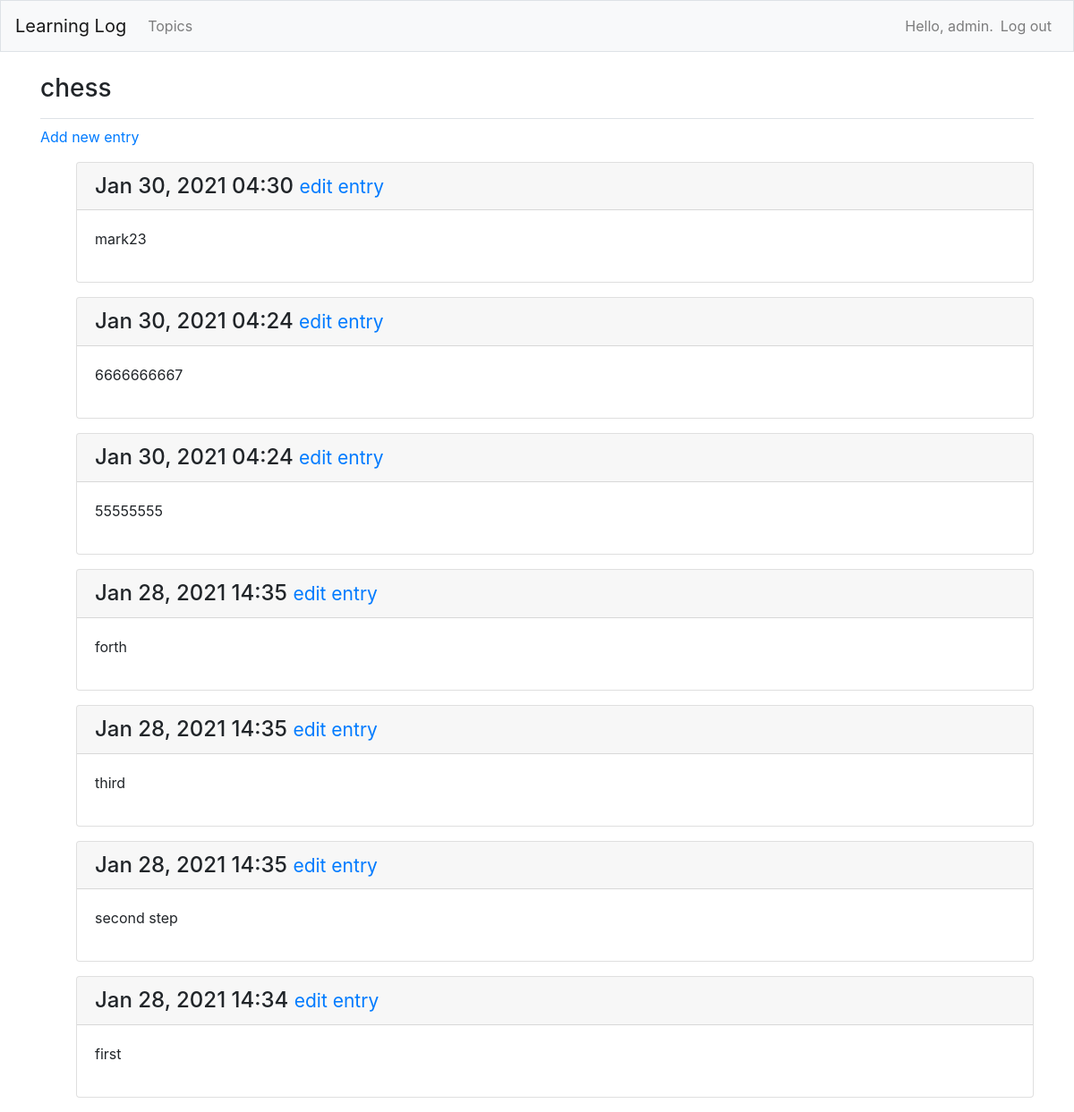
Page /tiktok/topics/1/ (signed in) on the committed database.
### tiktok/models.py (models this page shows, shortened)
class Topic(models.Model):
    text=models.CharField(max_length=200)
    date_added=models.DateTimeField(auto_now_add=True)
    owner=models.ForeignKey(User,on_delete=models.CASCADE)
    def __str__(self):
        return self.text

class Entry(models.Model):
    topic=models.ForeignKey(Topic,on_delete=models.CASCADE)
    text=models.CharField(max_length=200000)
    date_added=models.DateTimeField(auto_now_add=True)
    class Meta:
        verbose_name_plural='entries'

### tiktok/views.py (the view)
# urls.py: path('topics/<int:topic_id>/',views.topic,name='topic'),#显示单个主题
@login_required
def topic(req,topic_id):
    topic=get_object_or_404(Topic,id=topic_id)
    check_topic_owner(req,topic)
    entries=topic.entry_set.order_by('-date_added')
    context={'topic':topic,'entries':entries}
    return render(req,'sub_tiktok/topic.html',context)

### tiktok/views.py (called while the page is built)
def check_topic_owner(req,topic):
    if topic.owner!=req.user:
        raise Http404

### tiktok/templates/sub_tiktok/topic.html
{% extends 'sub_tiktok/base.html' %}
{% block page_header %}
  <h3>{{ topic }}</h3>
{% endblock page_header %}
{% block content %}
  <p>
    <a href="{% url 'tiktok:new_entry' topic.id %}">Add new entry</a>
  </p>
  <ul>
  {% for entry in entries %}
    <div class="card mb-3">
      <h4 class="card-header">
        {{ entry.date_added|date:'M d, Y H:i' }}
        <small><a href="{% url 'tiktok:edit_entry' entry.id %}">
            edit entry</a></small>
      </h4>
      <div class="card-body">
        {{ entry.text|linebreaks }}
      </div>
    </div>
  {% empty %}
    <p>There are no entries for this topic yet.</p>
  {% endfor %}
{% endblock content %}

### tiktok/templates/sub_tiktok/base.html (shortened to what this page needs)
{% load bootstrap4 %}
<!doctype html>
<html lang="en">
<head>
  {% bootstrap_css %}
</head>
<body>
  <nav class="navbar navbar-expand-md navbar-light bg-light mb-4 border">
    <a class="navbar-brand" href="{% url 'tiktok:index'%}">
        Learning Log</a>
    <div class="collapse navbar-collapse" id="navbarCollapse">
      <ul class="navbar-nav mr-auto">
        <li class="nav-item">
          <a class="nav-link" href="{% url 'tiktok:topics'%}">
              Topics</a></li>
      </ul>
      <ul class="navbar-nav ml-auto">
        {% if user.is_authenticated %}
          <li class="nav-item">
            <span class="navbar-text"}>Hello, {{ user.username }}.</span>
          </li>
          <li class="nav-item">
            <a class="nav-link" href="{% url 'users:logout' %}">Log out</a>
          </li>
        {% else %}
          <li class="nav-item">
            <a class="nav-link" href="{% url 'users:register' %}">Register</a>
          </li>
          <li class="nav-item">
            <a class="nav-link" href="{% url 'users:login' %}">Log in</a></li>
        {% endif %}
      </ul>
    </div>
  </nav>
  <main role="main" class="container">
    <div class="pb-2 mb-2 border-bottom">
      {% block page_header %}{% endblock page_header %}
    </div>
    <div>
      {% block content %}{% endblock content %}
    </div>
  </main>
</body>
</html>

### rows in the picture
Topic: text "chess"
Entry: date_added "Jan 30, 2021 04:30", text "mark23"
Entry: date_added "Jan 30, 2021 04:24", text "6666666667"
Entry: date_added "Jan 30, 2021 04:24", text "55555555"
Entry: date_added "Jan 28, 2021 14:35", text "forth"
Entry: date_added "Jan 28, 2021 14:35", text "third"
Entry: date_added "Jan 28, 2021 14:35", text "second step"
Entry: date_added "Jan 28, 2021 14:34", text "first"

### other values in the picture
{{ user.username }} "admin"
